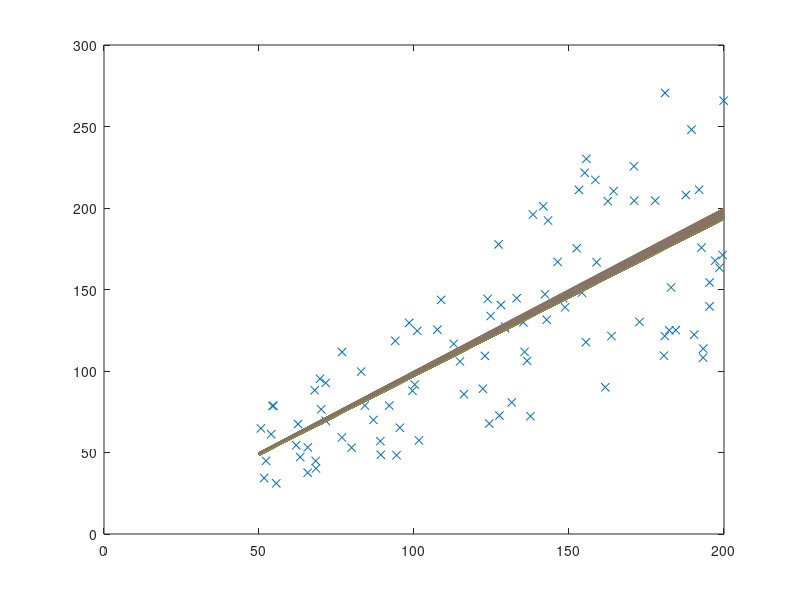

Write the MATLAB code that produced this figure.
%%%%%%%%%%%%%%%%%%%%%%%%%%%%%%%%%%%%%%%%%%%%%%%%%%%%%%%%%%%%%%%%%%%%%%%%%%%%%
%
% Gradient Descent algorithm for the optimization of the Cost Function in
% Linear Regression.
%
%
% Lectures: II. Linear Regression With One Variable
%
%     http://www.ml-class.org/course/video/list
%
%
% First time I touch GNU Octave and first time I do numerical computations, so
% bear with me.
%
%
% For comments, corrections and improvements:
% 
%     https://github.com/rjack/ml-class/issues
%
%
% This work is released under the WTFPL:
%
%     http://sam.zoy.org/wtfpl/COPYING
%
%%%%%%%%%%%%%%%%%%%%%%%%%%%%%%%%%%%%%%%%%%%%%%%%%%%%%%%%%%%%%%%%%%%%%%%%%%%%%


m = 100;
x_min = 50;
x_max = 200;

alpha = 0.000001;


function [th0_step, th1_step] = gradient_descent_step(th0, th1, xs, ys, m, alpha)
	distances = (th0 + th1 * xs) - ys;

	th0_step = alpha * sum(distances) / m;
	th1_step = alpha * sum(distances .* xs) / m;
endfunction


function j = cost(th0, th1, xs, ys, m)
	sum(th0 + th1 * xs - ys)/m;
endfunction

xs = x_min + rand(1, m) * (x_max - x_min);
ys = xs + -(xs/2) + xs .* rand(1, m);

th0 = 0;
th1 = 1;

figure;
plot(xs, ys, "x");
hold on;


for foo = 1:200
	plot(x_min:x_max, th0 + th1 * (x_min:x_max))
	[th0_step, th1_step] = gradient_descent_step(th0, th1, xs, ys, m, alpha);
	if (th0_step == 0 && th1_step == 0)
		break;
	else
		th0 = th0 - th0_step;
		th1 = th1 - th1_step;
	endif
endfor

disp(th0);
disp(th1);
